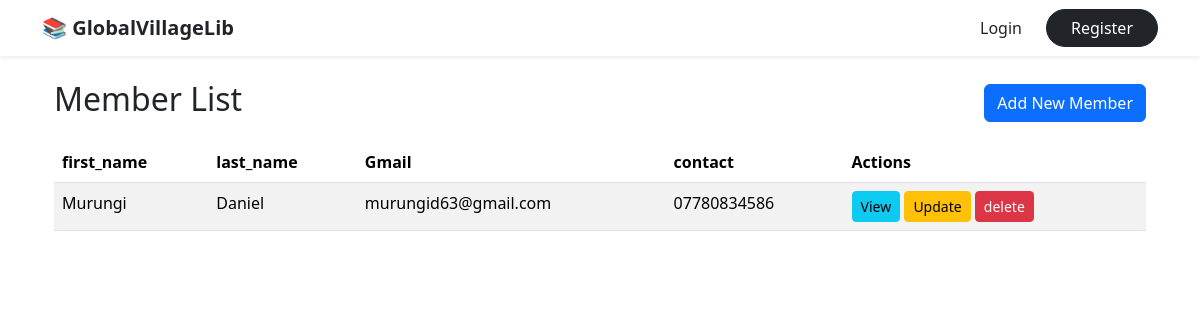
The app's page /books/list_members/, older data.
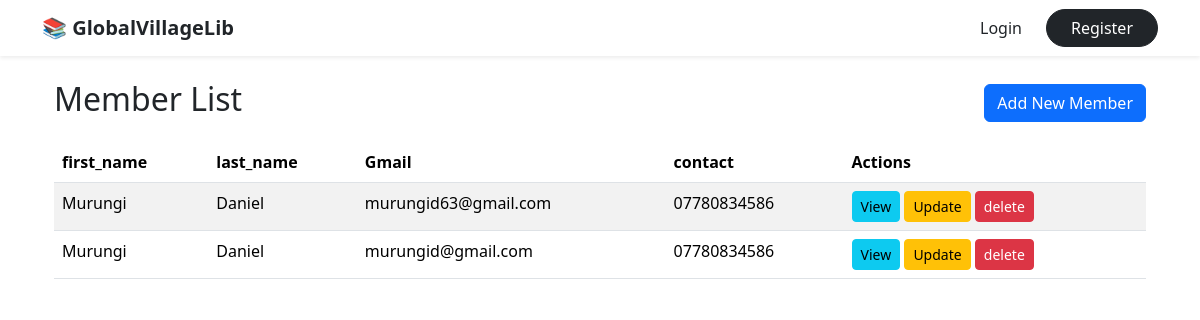
The same page, newer data.
### books/models.py (models this page shows, shortened)
class Member(models.Model):
    first_name = models.CharField(max_length=64)
    last_name = models.CharField(max_length=64)
    email = models.EmailField(unique=True)
    phone = models.CharField(max_length=20, blank=True, null=True)

### books/views.py (the view)
# urls.py: path("list_members/", views.list_members, name="list_members"),
def list_members(request):
    members = Member.objects.all()
    return render(request, "books/list_members.html", {"members": members})

### books/templates/books/list_members.html
{% extends 'books/home.html' %}
{% block content %}
<div class="container mt-4">
    <div class="d-flex justify-content-between align-items-center mb-3">
        <h2>Member List</h2>
        <a href="{% url 'create_member' %}" class="btn btn-primary">Add New Member</a>
    </div>
    {% if members %}
    <table class="table table-striped">
        <thead>
            <tr>
                <th>first_name</th>
                <th>last_name</th>
                <th>Gmail</th>
                <th>contact</th>
                <th>Actions</th>
            </tr>
        </thead>
        <tbody>
            {% for member in members %}
            <tr>
                <td>{{ member.first_name }}</td>
                <td>{{ member.last_name }}</td>
                <td>{{ member.email}}</td>
                <td>{{ member.phone}}</td>
                <td>
                    <a href="{% url 'member_details' member.pk %}" class="btn btn-sm btn-info">View</a>
                    <a href="{% url 'member_update' member.pk %}" class="btn btn-sm btn-warning">Update</a>
                    <a href="{% url 'member_delete' member.pk %}" class="btn btn-sm btn-danger">delete</a>
                </td>
            </tr>
            {% endfor %}
        </tbody>
    </table>
    {% endif %}
    {% endblock %}

### books/templates/books/home.html (shortened to what this page needs)
{% extends 'users/base.html' %}

### users/templates/users/base.html (shortened to what this page needs)
<!DOCTYPE html>
<html lang="en">
<head>
    <link href="https://cdn.jsdelivr.net/npm/bootstrap@5.3.2/dist/css/bootstrap.min.css" rel="stylesheet">
</head>
<body>
    {% include 'users/navbar.html' %}
    <div class="container my-4">
        {% block content %}
        {% endblock %}
    </div>
</body>
</html>

### users/templates/users/navbar.html (shortened to what this page needs)
<nav class="navbar navbar-expand-lg navbar-light bg-white shadow-sm sticky-top">
  <div class="container">
    <a class="navbar-brand fw-bold text-dark" href="#">
      📚 GlobalVillageLib
    </a>
    <div class="collapse navbar-collapse" id="navbarContent">
      <ul class="navbar-nav ms-auto align-items-lg-center gap-lg-3">
        {% if user.is_authenticated %}
        <li class="nav-item">
          <a class="nav-link text-dark" href="{% url 'home' %}">Dashboard</a>
        </li>
        <li class="nav-item">
          <a class="nav-link text-dark" href="{% url 'book_list' %}">Books</a>
        </li>
        <li class="nav-item">
          <a class="nav-link text-dark" href="{% url 'book_create' %}">Create Book</a>
        </li>
        <li class="nav-item">
          <a class="nav-link text-dark" href="{% url 'category_list' %}"> Category</a>
        </li>
        <li class="nav-item">
          <a class="nav-link text-dark" href="{% url 'list_members' %}">Members</a>
        </li>
        <li class="nav-item">
          <a class="nav-link text-dark" href="#">Issued</a>
        </li>
        <li class="nav-item dropdown">
          <a class="nav-link dropdown-toggle text-dark" href="#" role="button" data-bs-toggle="dropdown">
            {{ user.username }}
          </a>
          <ul class="dropdown-menu dropdown-menu-end shadow-sm border-0">
            <li>
              <a class="dropdown-item" href="#">Profile</a>
            </li>
            <li>
              <form method="POST" action="{% url 'logout' %}">
                {% csrf_token %}
                <button type="submit" class="dropdown-item text-danger">
                  Logout
                </button>
              </form>
            </li>
          </ul>
        </li>
        {% else %}
        <li class="nav-item">
          <a class="nav-link text-dark" href="{% url 'login' %}">Login</a>
        </li>
        <li class="nav-item">
          <a class="btn btn-dark px-4 rounded-pill" href="{% url 'register' %}">
            Register
          </a>
        </li>
        {% endif %}
      </ul>
    </div>
  </div>
</nav>

Row changes from the older to the newer data that the page shows:
added Member: first_name "Murungi", last_name "Daniel", email "murungid@gmail.com", phone "07780834586"
